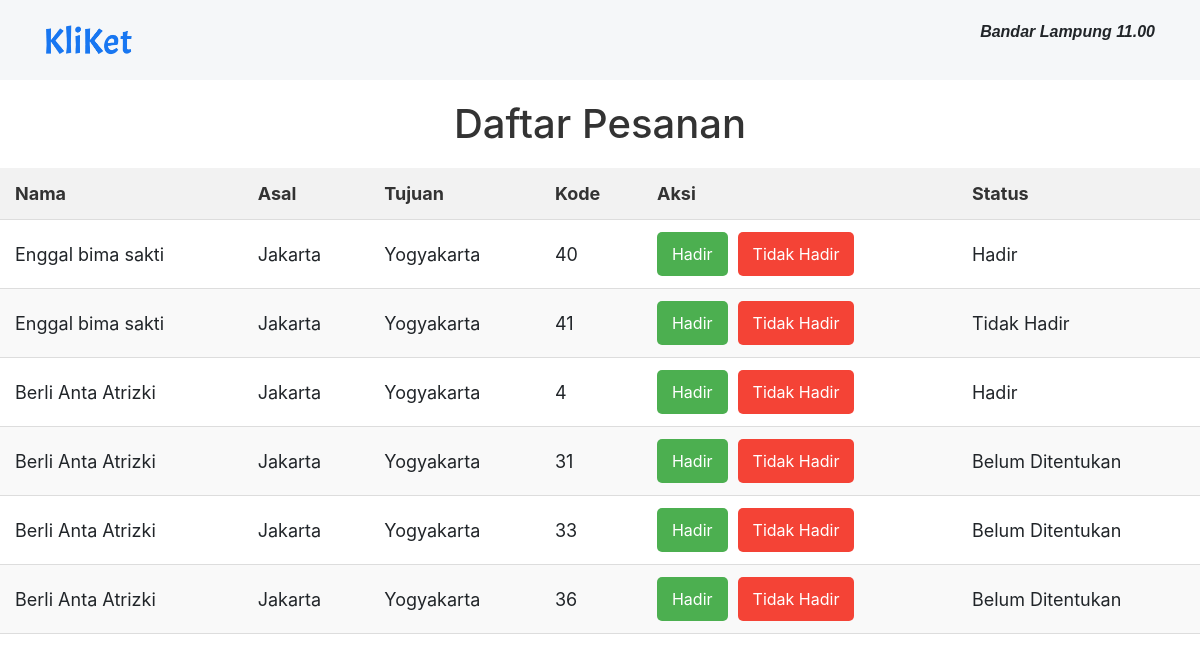
The app's page /data11.php (signed in), older data.
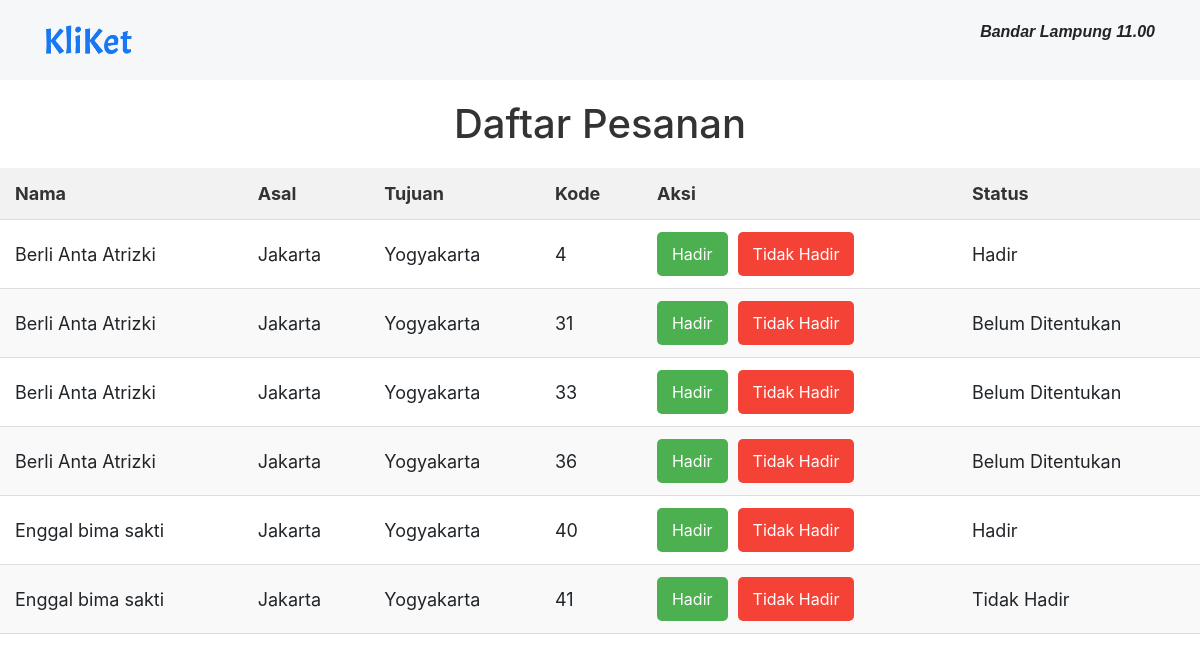
The same page, newer data.
### tables this page shows
CREATE TABLE `tiket` (
  `tiketID` int(11) NOT NULL,
  `ruteID` int(11) NOT NULL,
  `userID` int(11) NOT NULL,
  `pembayaran` int(11) DEFAULT NULL,
  `status_kehadiran` varchar(20) DEFAULT 'Belum Ditentukan',
  `bukti_pembayaran` varchar(255) DEFAULT NULL,
  `kode_unik_bank` varchar(255) DEFAULT NULL
);

CREATE TABLE `pengguna` (
  `userid` int(11) NOT NULL,
  `username` varchar(255) NOT NULL,
  `nama` varchar(255) NOT NULL,
  `email` varchar(255) NOT NULL
);

CREATE TABLE `rute` (
  `ruteID` int(11) NOT NULL,
  `waktu_berangkat` time NOT NULL,
  `asal` varchar(255) NOT NULL,
  `tanggal_berangkat` date NOT NULL,
  `tujuan` varchar(255) DEFAULT NULL,
  `busID` int(11) DEFAULT NULL,
  `harga` int(11) DEFAULT NULL
);

### data11.php (the view, shortened to what this page needs)
<?php
include 'database/koneksi.php';
?>
<!DOCTYPE html>
<html>
<head>
    <link rel="stylesheet" href="https://stackpath.bootstrapcdn.com/bootstrap/4.5.2/css/bootstrap.min.css">
    <link rel="stylesheet" href="css/stylePetugas.css">
</head>
<body>
    <div class="navbar">
        <div class="container">
            <a href="indexpetugas.php"><img src="img/Kliket-logo-blue.png" class="logo"></a>
            <ul class="nav-items">
                <li><em>Bandar Lampung 11.00</em></li>
            </ul>
        </div>
    </div>
    <h1>Daftar Pesanan</h1>
    <table class="order-table">
        <thead>
            <tr>
                <th>Nama</th>
                <th>Asal</th>
                <th>Tujuan</th>
                <th>Kode</th>
                <th>Aksi</th>
                <th>Status</th>
            </tr>
        </thead>
        <tbody>
            <?php
            $sql = "SELECT pengguna.nama, rute.asal, rute.tujuan, tiket.tiketID, tiket.status_kehadiran
                    FROM tiket
                    JOIN pengguna ON tiket.userID = pengguna.userID
                    JOIN rute ON tiket.ruteID = rute.ruteID
                    WHERE rute.waktu_berangkat = '11:00' AND tiket.pembayaran = 1";
            $result = $conn->query($sql);
            if ($result->num_rows > 0) {
                while($row = $result->fetch_assoc()) {
                    echo "<tr>";
                    echo "<td>" . $row["nama"] . "</td>";
                    echo "<td>" . $row["asal"] . "</td>";
                    echo "<td>" . $row["tujuan"] . "</td>";
                    echo "<td>" . $row["tiketID"] . "</td>";
                    echo '<td>
                            <button class="action-button hadir" onclick="updateStatus(this, \'Hadir\')">Hadir</button>
                            <button class="action-button tidak-hadir" onclick="updateStatus(this, \'Tidak Hadir\')">Tidak Hadir</button>
                          </td>';
                    echo '<td class="status">' . $row["status_kehadiran"] . '</td>';
                    echo "</tr>";
                }
            } else {
                echo "<tr><td colspan='6'>Tidak ada data</td></tr>";
            }
            ?>
        </tbody>
    </table>
</body>
</html>

### css/stylePetugas.css (style rules this page uses)
body { background-image: url('IMG BELAKANG LOGIN.png'); background-size: 60%; background-repeat: no-repeat; background-position: center; height: 100vh; }
.navbar { position: fixed; top: 0; left: 0; right: 0; display: flex; justify-content: space-between; align-items: center; padding: 20px 10px; background-color: rgba(240, 243, 246, 0.648); backdrop-filter: blur(3px); }
.navbar .nav-items { display: flex; align-items: center; list-style: none; font-family: 'Poppins', sans-serif; }
.navbar .nav-items li em { font-weight:600; }
.navbar .logo { margin-right: 10px; height: 30px; }
.navbar .nav-items li:last-child { margin-left: 10px; }
h1 { margin-top: 100px; text-align: center; color: #333; }
.order-table { width: 100%; border-collapse: collapse; margin: 20px 0; font-size: 18px; text-align: left; }
.order-table th, .order-table td { padding: 12px 15px; border-bottom: 1px solid #ddd; }
.order-table th { background-color: #f2f2f2; color: #333; }
.order-table tr:nth-child(even) { background-color: #f9f9f9; }
.action-button { padding: 10px 15px; border: none; border-radius: 5px; cursor: pointer; font-size: 16px; margin-right: 5px; }
.hadir { background-color: #4CAF50; color: white; }
.tidak-hadir { background-color: #f44336; color: white; }

Row changes from the older to the newer data that the page shows:
changed tiket (number 5 of 6 on the later page): moves down the list
changed tiket "Tidak Hadir": moves down the list
